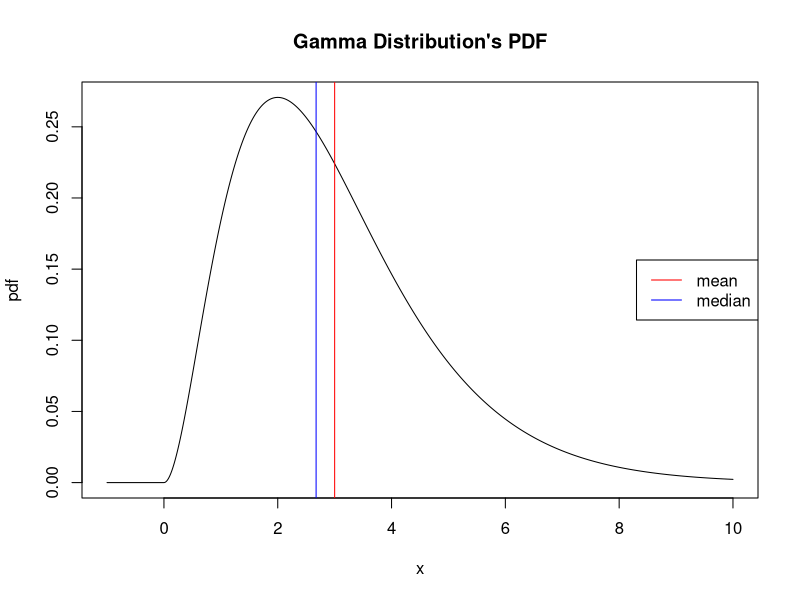
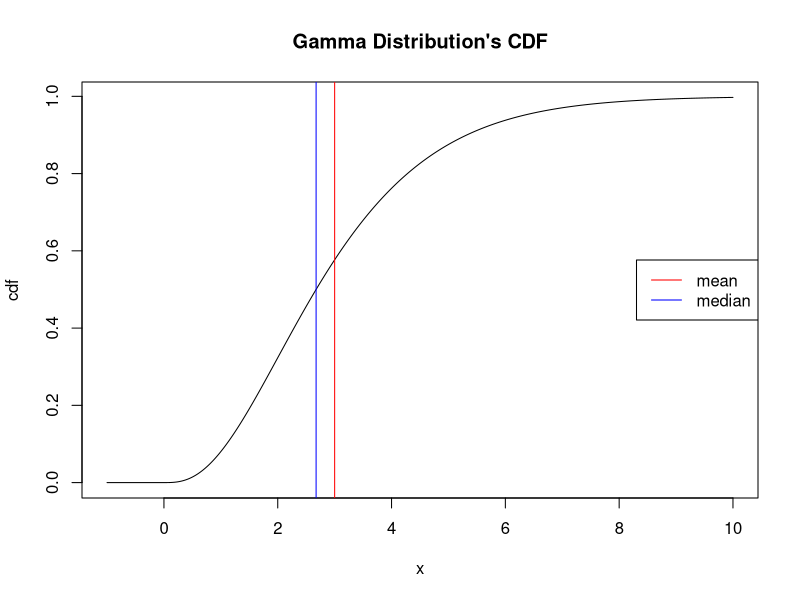
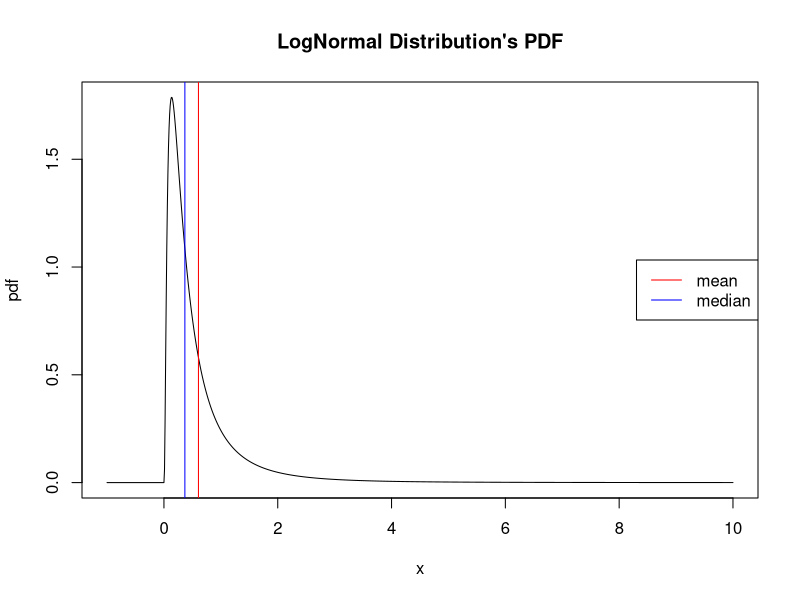
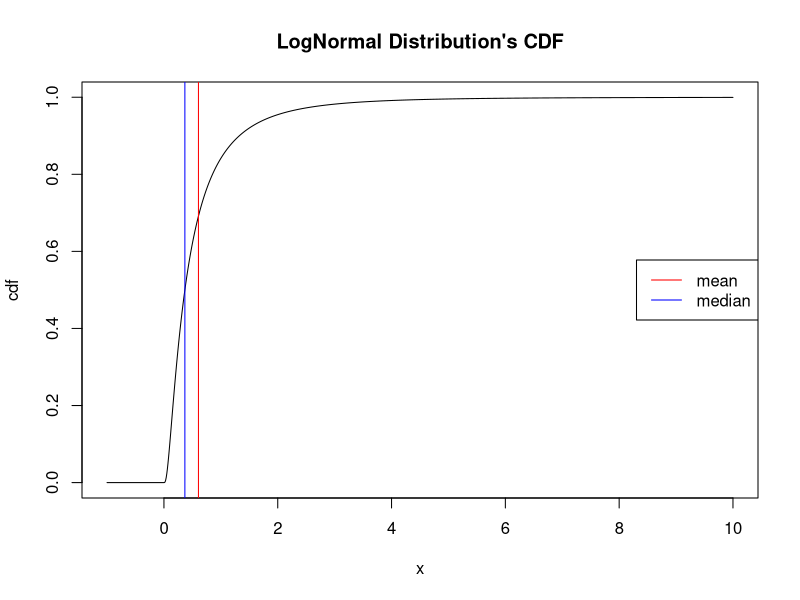
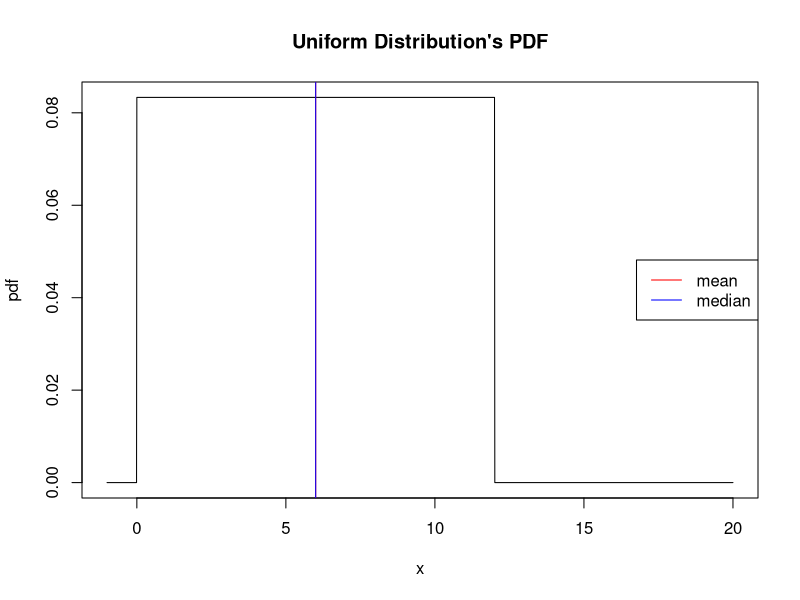
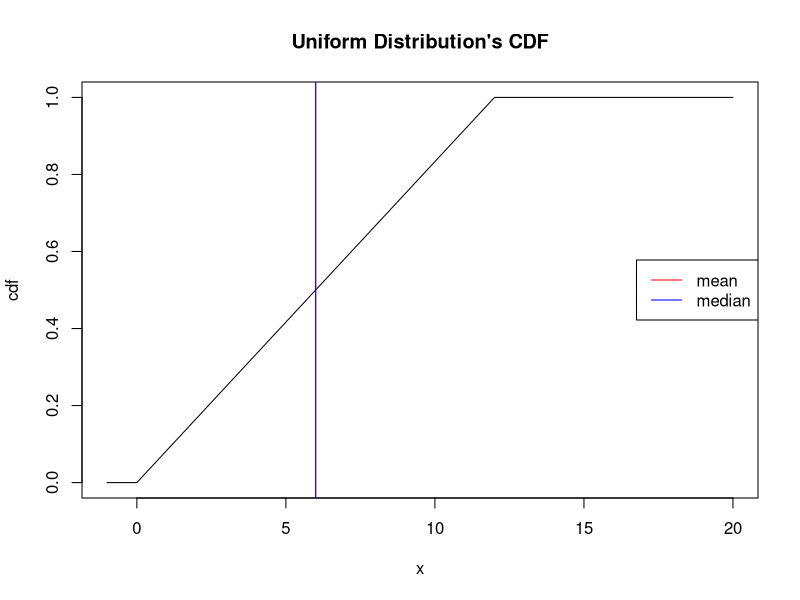
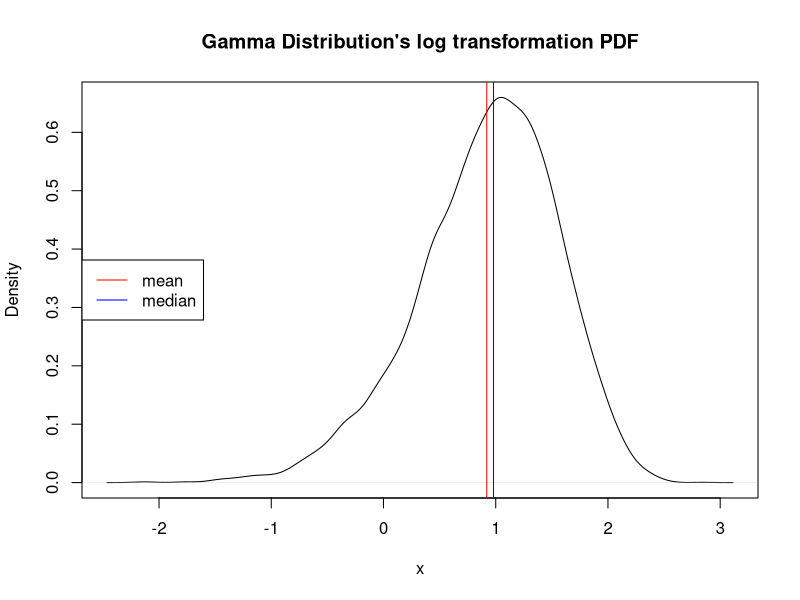
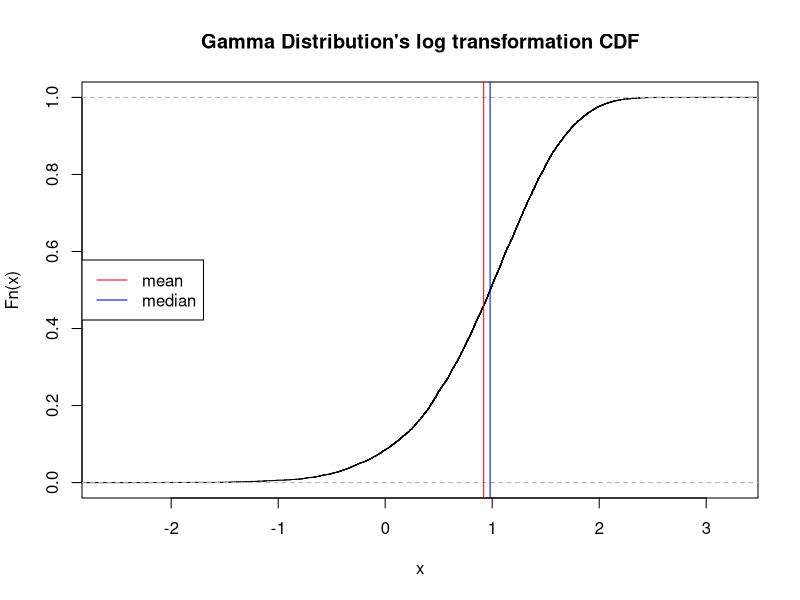

Reproduce these figures in R, in order.
## ---- chunk 1
knitr::opts_chunk$set(echo = TRUE)
## ---- chunk 2
suppressPackageStartupMessages(require(tidyverse))
suppressPackageStartupMessages(require(ggplot2))
## ---- chunk 3
x <- seq(-1,10,by=0.01)
# PDF
pdf <- dgamma(x,shape = 3, scale = 1)
# CDF 
cdf <- pgamma(x,shape = 3, scale = 1)

mean <- 3*1
median <- qgamma(0.5, shape = 3, scale=1)

#PDF
plot(x,pdf, main="Gamma Distribution's PDF", type ="l")
abline(v = mean, col = "red")
abline(v = median, col = "blue")
legend("right", c("mean","median"),col =  c("red","blue"), lty=c(1,1))

#CDF
plot(x,cdf, main="Gamma Distribution's CDF", type ="l")
abline(v = mean, col = "red")
abline(v = median, col = "blue")
legend("right", c("mean","median"),col =  c("red","blue"), lty=c(1,1))
## ---- chunk 4
x <- seq(-1,10,by=0.01)
# PDF
pdf <- dlnorm(x,-1,1)
# CDF
cdf <- plnorm(x,-1,1)
mean <- exp(-1+1^2/2)
median <- qlnorm(0.5, -1,1)

#PDF
plot(x,pdf, main="LogNormal Distribution's PDF", type ="l")
abline(v = mean, col = "red")
abline(v = median, col = "blue")
legend("right", c("mean","median"),col =  c("red","blue"), lty=c(1,1))

#CDF
plot(x,cdf, main="LogNormal Distribution's CDF", type ="l")
abline(v = mean, col = "red")
abline(v = median, col = "blue")
legend("right", c("mean","median"),col =  c("red","blue"), lty=c(1,1))
## ---- chunk 5
x <- seq(-1,20,by=0.01)
# PDF
pdf <- dunif(x,0,12)
# CDF
cdf <- punif(x,0,12)
mean <- (0+12)/2
median <- qunif(0.5, 0,12)

#PDF
plot(x,pdf, main="Uniform Distribution's PDF", type ="l")
abline(v = mean, col = "red")
abline(v = median, col = "blue")
legend("right", c("mean","median"),col =  c("red","blue"), lty=c(1,1))

#CDF
plot(x,cdf, main="Uniform Distribution's CDF", type ="l")
abline(v = mean, col = "red")
abline(v = median, col = "blue")
legend("right", c("mean","median"),col =  c("red","blue"), lty=c(1,1))
## ---- chunk 6
x <- rgamma(10000, shape = 3, scale =1)

# PDF log transformation
Y <- log(x)
plot(density(Y),type = "l",main ="Gamma Distribution's log transformation PDF", xlab = "x")
abline(v = mean(Y), col = "red")
abline(v = median(Y), col = "blue")
legend("left",c("mean","median"), col = c("red","blue"), lty=c(1,1))

# CDF log transformation
plot(ecdf(Y), main = "Gamma Distribution's log transformation CDF")
abline(v = mean(Y), col = "red")
abline(v = median(Y), col = "blue")
legend("left",c("mean","median"), col = c("red","blue"), lty=c(1,1))
## ---- chunk 7
x <- rlnorm(10000, -1, 1)

# PDF log transformation
Y <- log(x)
plot(density(Y),type = "l",main ="LogNormal Distribution's log transformation PDF",xlab = "x")
abline(v = mean(Y), col = "red")
abline(v = median(Y), col = "blue")
legend("left",c("mean","median"), col = c("red","blue"), lty=c(1,1))

# CDF log transformation
plot(ecdf(Y), main = "LogNormal Distribution's log transformation CDF")
abline(v = mean(Y), col = "red")
abline(v = median(Y), col = "blue")
legend("left",c("mean","median"), col = c("red","blue"), lty=c(1,1))
## ---- chunk 8
x <- runif(10000, 0, 12)

# PDF log transformation
Y <- log(x)
plot(density(Y),type = "l",main ="Uniform Distribution's log transformation PDF",xlab = "x")
abline(v = mean(Y), col = "red")
abline(v = median(Y), col = "blue")
legend("left",c("mean","median"), col = c("red","blue"), lty=c(1,1))

# CDF log transformation
plot(ecdf(Y), main = "Uniform Distribution's log transformation CDF")
abline(v = mean(Y), col = "red")
abline(v = median(Y), col = "blue")
legend("left",c("mean","median"), col = c("red","blue"), lty=c(1,1))
## ---- chunk 9
set.seed(2)
# arithmetic mean
gamma_arthi <- data.frame(arthmetic = replicate(1000,mean(rgamma(100,shape=3,scale=1))))
# geometric mean
gamma_geo <- data.frame(geometric = replicate(1000,exp(mean(log(rgamma(100,shape=3,scale=1))))))
# generate the graphic
cbind(gamma_arthi,gamma_geo) %>%
  ggplot(aes(x=arthmetic,y=geometric)) +
  geom_point()+
  geom_smooth(method = "lm")+
  labs(
    x= "Arthmetic Mean",
    y= "Geomeric Mean",
    title ="Gamma Distribution Arthmetic Mean VS Geomeric Mean "
  )
## ---- chunk 10
set.seed(2)
# arithmetic mean
logNormal_arthi <- data.frame(arthmetic = replicate(1000,mean(rlnorm(100,-1,1))))
# geometric mean
logNormal_geo <- data.frame(geometric = replicate(1000,exp(mean(log(rlnorm(100,-1,1))))))
# generate the graphic
cbind(logNormal_arthi,logNormal_geo) %>%
  ggplot(aes(x=arthmetic,y=geometric)) +
  geom_point()+
  geom_smooth(method = "lm")+
  labs(
    x= "Arthmetic Mean",
    y= "Geomeric Mean",
    title ="LogNormal Distribution Arthmetic Mean VS Geomeric Mean "
  )
## ---- chunk 11
set.seed(2)
# arithmetic mean
uniform_arthi <- data.frame(arthmetic = replicate(1000,mean(runif(100,0,12))))
# geometric mean
uniform_geo <- data.frame(geometric = replicate(1000,exp(mean(log(runif(100,0,12))))))
# generate the graphic
cbind(uniform_arthi,uniform_geo) %>%
  ggplot(aes(x=arthmetic,y=geometric)) +
  geom_point()+
  geom_smooth(method = "lm")+
  labs(
    x= "Arthmetic Mean",
    y= "Geomeric Mean",
    title ="Uniform Distribution Arthmetic Mean VS Geomeric Mean "
  )
## ---- chunk 12
# set seed
set.seed(2)
# gamma arithmetic mean
gamma_arthi_value <- replicate(1000,mean(rgamma(100,shape=3,scale=1)))
# gamma geometric mean
gamma_geo_value <- replicate(1000,exp(mean(log(rgamma(100,shape=3,scale=1)))))
# find difference
gamma_diff = gamma_arthi_value-gamma_geo_value
# draw the figure
data.frame(gamma_diff) %>%
  ggplot(aes(x=gamma_diff))+
  geom_histogram(bins=30,
                 col = "black",
                 alpha=0.5,
                 breaks = seq(0,1.2,by = 0.05)) +
  labs(
    x="Gamma Difference",
    y="Count"
  )

# logNormal arithmetic mean
logNormal_arthi_value <- replicate(1000,mean(rlnorm(100,-1,1)))
# logNormal geometric mean
logNormal_geo_value <- replicate(1000,exp(mean(log(rlnorm(100,-1,1)))))
# find the difference 
logNormal_diff = logNormal_arthi_value-logNormal_geo_value
# draw the figure
data.frame(logNormal_diff) %>%
  ggplot(aes(x=logNormal_diff))+
  geom_histogram(bins=30,
                 col = "black",
                 alpha=0.5,
                 breaks=seq(0,0.6,by=0.05))+
  labs(
    x="LogNormal Difference",
    y="Count"
  )

# uniform arithmetic mean
uniform_arthi_value <- replicate(1000,mean(runif(300,0,12)))
# uniform geometric mean
uniform_geo_value <- replicate(1000,exp(mean(log(runif(300,0,12)))))
# find the difference 
uniform_diff = uniform_arthi_value-uniform_geo_value
# draw the figure
data.frame(uniform_diff) %>%
  ggplot(aes(x=uniform_diff))+
  geom_histogram(bins=30,
                 col = "black",
                 alpha=0.5,
                 breaks=seq(0,2.6,by=0.05))+
  labs(
    x="Uniform Difference",
    y="Count"
  )
